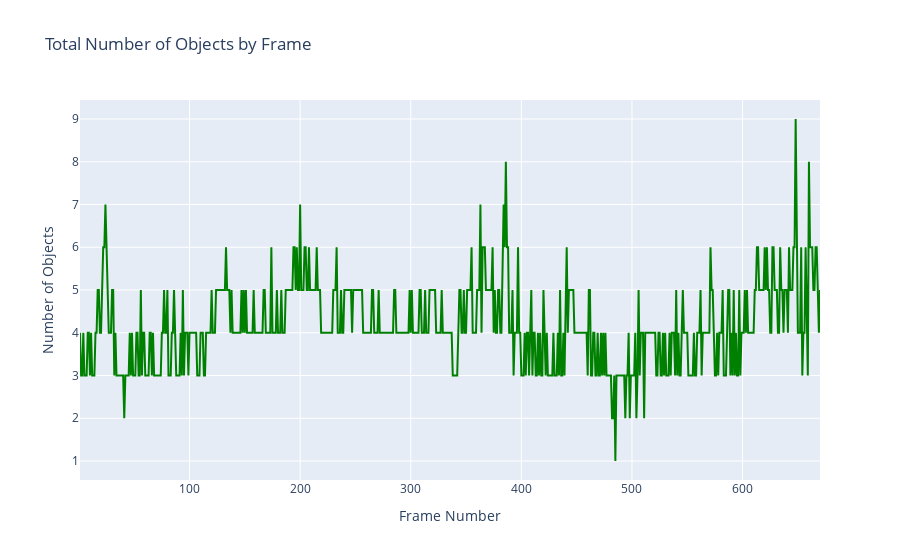

This figure's notebook cell:
### Code cell
# Get the count of instances for each frame number
frame_counts = df['frame_number'].value_counts().sort_index()

# Create a trace for the line chart
trace = go.Scatter(
    x=frame_counts.index,
    y=frame_counts.values,
    mode='lines',
    name='Number of Instances',
    line_color = 'green'
)

# Create a layout for the chart
layout = go.Layout(
    title='Total Number of Objects by Frame',
    xaxis=dict(title='Frame Number'),
    yaxis=dict(title='Number of Objects')
)

# Create a figure object
fig = go.Figure(data=[trace], layout=layout)

# Show the chart
fig.show()

### Figure 1 — Plotly figure (JSON) as saved in the notebook; plotly's stock layout.template omitted (floating-point values rounded to 4 significant figures; data arrays with more than 128 entries replaced by an {"elided": "..."} marker saying what was removed)
{"data": [{"line": {"color": "green"}, "mode": "lines", "name": "Number of Instances", "type": "scatter", "x": {"elided": "670 int values"}, "y": {"elided": "670 int values"}}], "layout": {"autosize": true, "title": {"text": "Total Number of Objects by Frame"}, "xaxis": {"autorange": true, "range": [1, 670], "title": {"text": "Frame Number"}, "type": "linear"}, "yaxis": {"autorange": true, "range": [0.5556, 9.444], "title": {"text": "Number of Objects"}, "type": "linear"}}}
